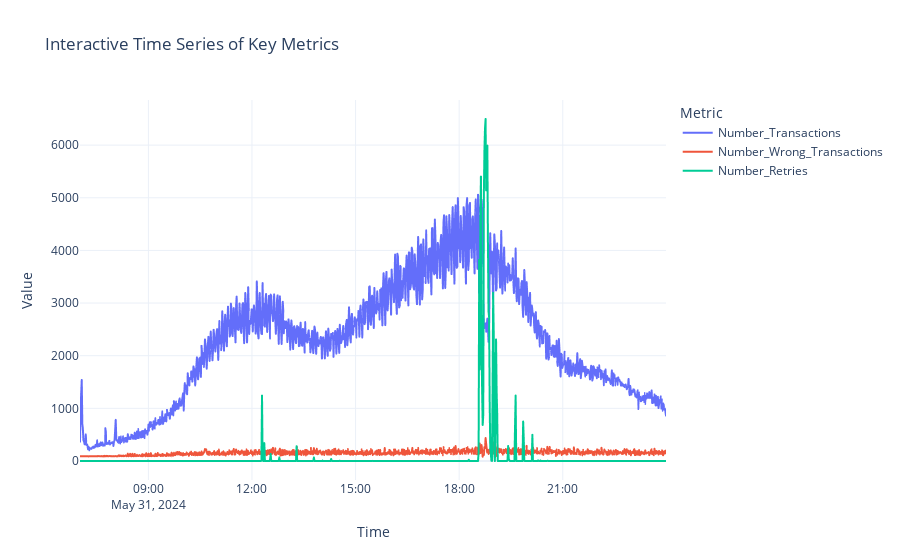

Notebook source saved alongside this figure:
### Markdown cell above
# Interactive Time Series of Key Metrics

This Plotly-based interactive chart visualizes the temporal evolution of three critical system metrics across May 31st, 2024:

- **Number_Transactions (blue)**: shows a gradual increase throughout the day, peaking around 18:00 before declining.
- **Number_Retries (green)**: exhibits sharp spikes between 17:30 and 19:30, indicating potential system congestion or instability during peak traffic.
- **Number_Wrong_Transactions (red)**: stays mostly flat but slightly rises during peak hours, suggesting increased error rates under high load.

**Insight**: The alignment between retry peaks and transaction volume highlights a strong dependency between load and system reliability—useful for anomaly detection and capacity planning.

### Code cell
df_plot = df.reset_index()[["DATA ORA", "NUMERO TRANSAZIONI", "NUMERO  TRANSAZIONI ERRATE", "NUMERO RETRY"]]

df_plot.columns = ["Timestamp", "Number_Transactions", "Number_Wrong_Transactions", "Number_Retries"]

df_long = df_plot.melt(id_vars="Timestamp", var_name="Metric", value_name="Value")
fig = px.line(
    df_long,
    x="Timestamp",
    y="Value",
    color="Metric",
    title="Interactive Time Series of Key Metrics",
    labels={"Timestamp": "Time", "Value": "Value", "Metric": "Metric"},
    template="plotly_white",
    line_shape="linear"
)
fig.update_traces(line=dict(width=2))
fig.show()

### Figure 1 — Plotly figure (JSON) as saved in the notebook; plotly's stock layout.template omitted (floating-point values rounded to 4 significant figures; data arrays with more than 128 entries replaced by an {"elided": "..."} marker saying what was removed)
{"data": [{"hovertemplate": "Metric=Number_Transactions<br>Time=%{x}<br>Value=%{y}<extra></extra>", "legendgroup": "Number_Transactions", "line": {"color": "#636efa", "dash": "solid", "shape": "linear", "width": 2}, "marker": {"symbol": "circle"}, "mode": "lines", "name": "Number_Transactions", "showlegend": true, "type": "scattergl", "x": {"elided": "1018 str values"}, "xaxis": "x", "y": {"elided": "1018 int values"}, "yaxis": "y"}, {"hovertemplate": "Metric=Number_Wrong_Transactions<br>Time=%{x}<br>Value=%{y}<extra></extra>", "legendgroup": "Number_Wrong_Transactions", "line": {"color": "#EF553B", "dash": "solid", "shape": "linear", "width": 2}, "marker": {"symbol": "circle"}, "mode": "lines", "name": "Number_Wrong_Transactions", "showlegend": true, "type": "scattergl", "x": {"elided": "1018 str values"}, "xaxis": "x", "y": {"elided": "1018 int values"}, "yaxis": "y"}, {"hovertemplate": "Metric=Number_Retries<br>Time=%{x}<br>Value=%{y}<extra></extra>", "legendgroup": "Number_Retries", "line": {"color": "#00cc96", "dash": "solid", "shape": "linear", "width": 2}, "marker": {"symbol": "circle"}, "mode": "lines", "name": "Number_Retries", "showlegend": true, "type": "scattergl", "x": {"elided": "1018 str values"}, "xaxis": "x", "y": {"elided": "1018 int values"}, "yaxis": "y"}], "layout": {"legend": {"title": {"text": "Metric"}, "tracegroupgap": 0}, "title": {"text": "Interactive Time Series of Key Metrics"}, "xaxis": {"anchor": "y", "domain": [0, 1], "title": {"text": "Time"}}, "yaxis": {"anchor": "x", "domain": [0, 1], "title": {"text": "Value"}}}}
